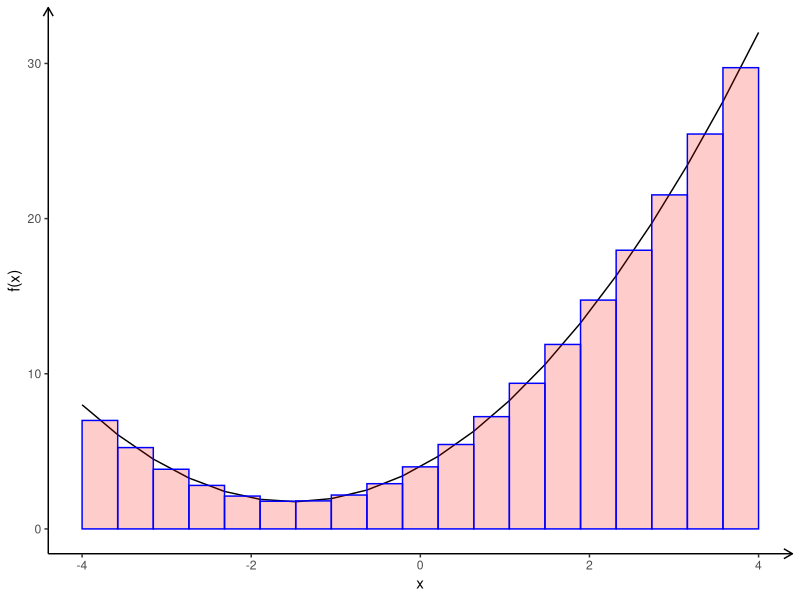
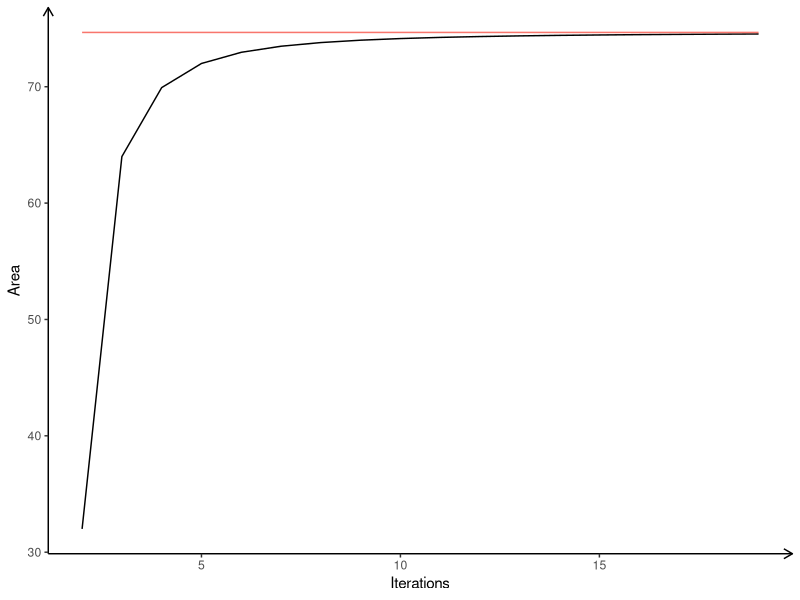
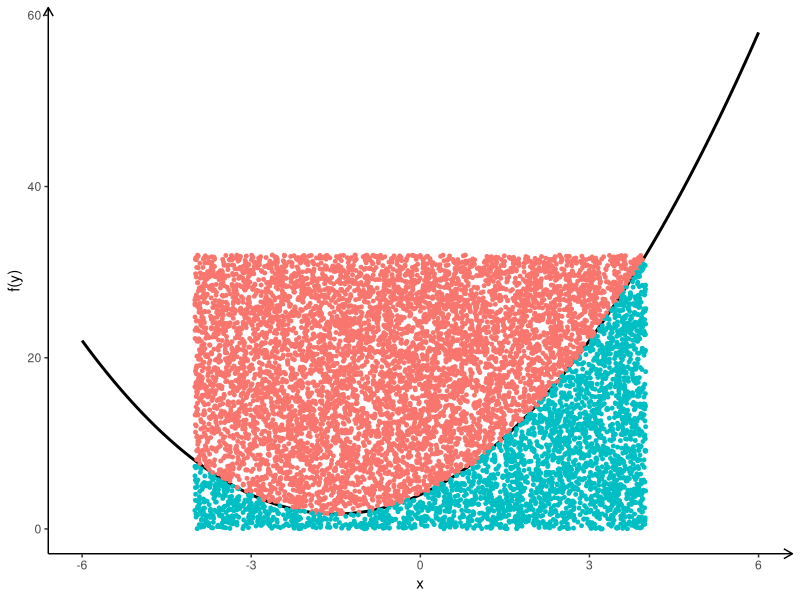
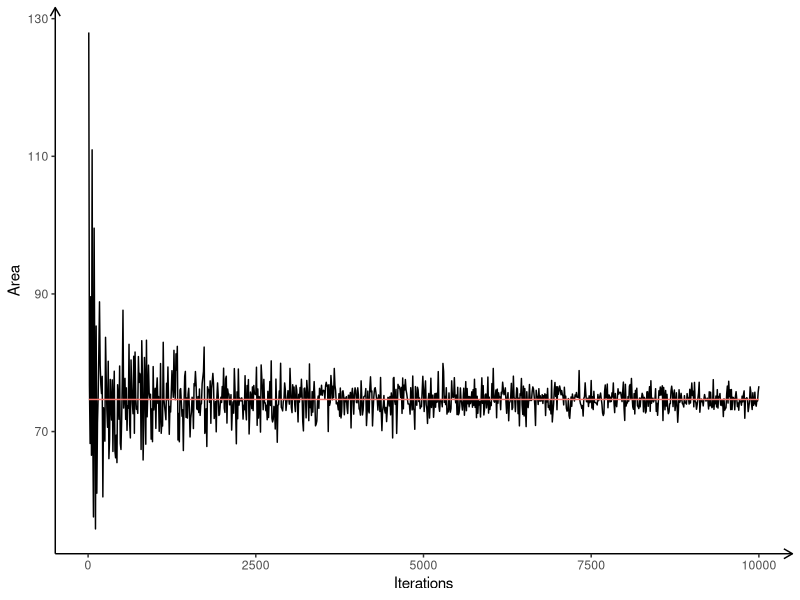
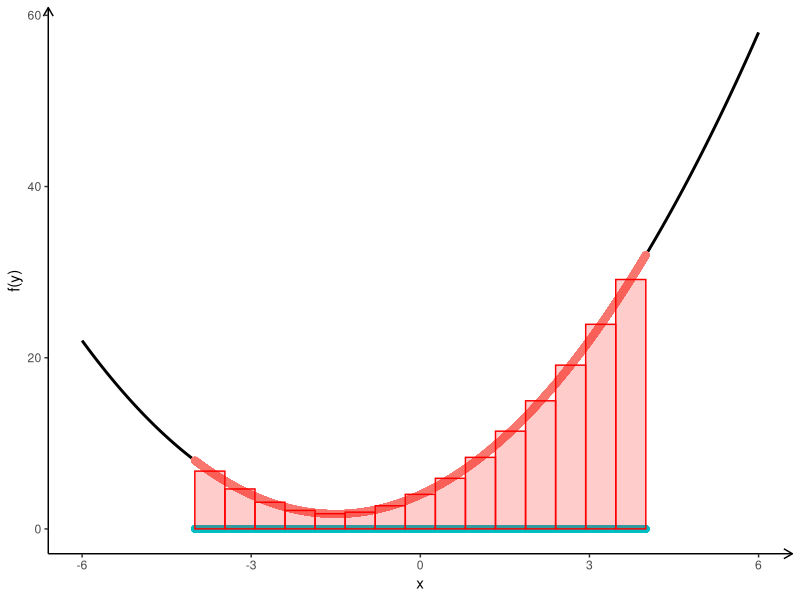
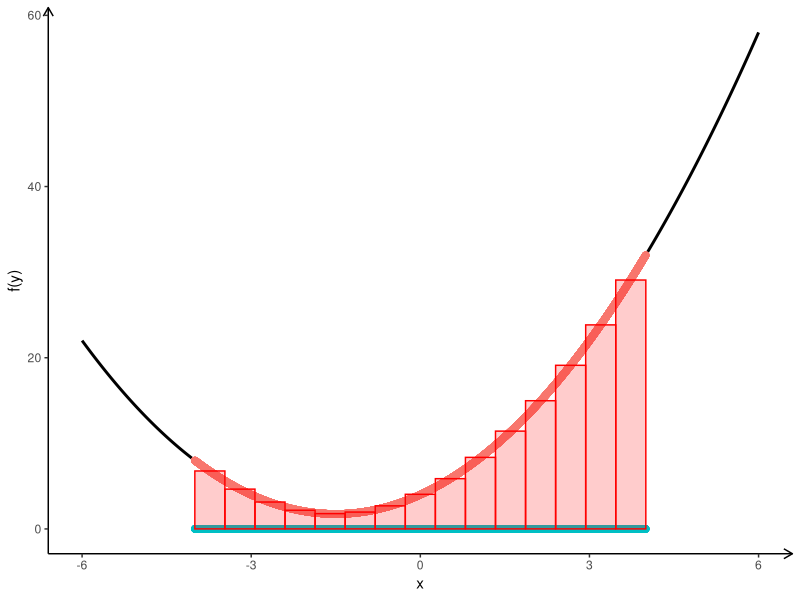
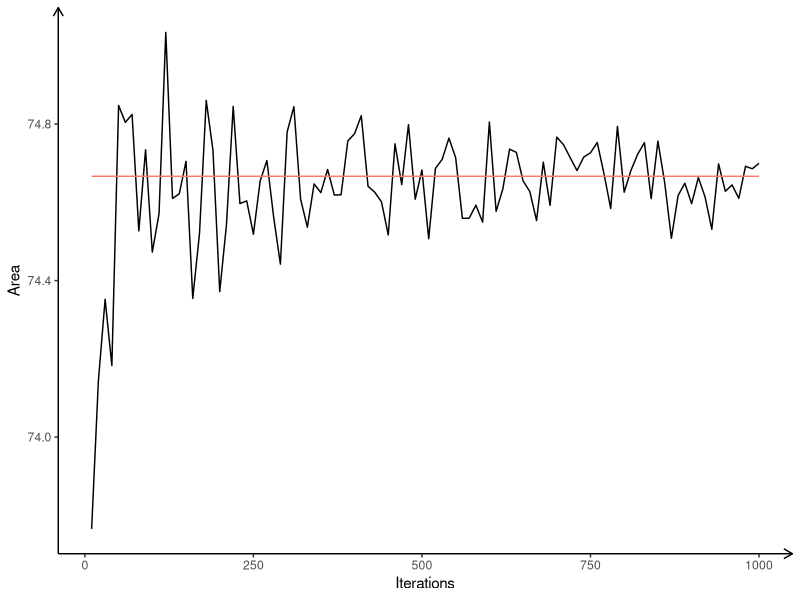
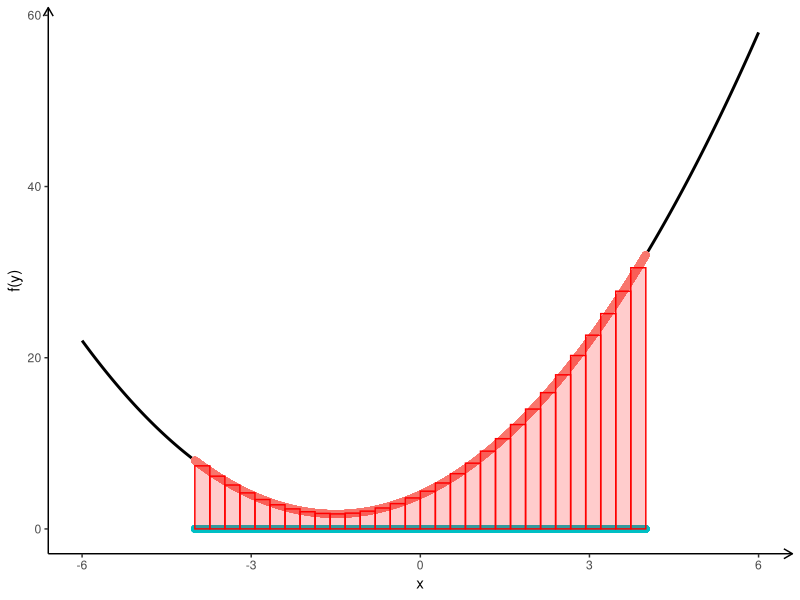

These figures' R source, in order:
# - - - - - - - - - - - - - - - - - - - - - - - - - - - - - - - - 
# This is the R-Code with respect to the Topic "Numericla Integration"
# - - - - - - - - - - - - - - - - - - - - - - - - - - - - - - - - 

# - - - - - - - - - - - - - - - - - - - - - - - - - - - - - - - - 
# Clean the vurrent workspace
# - - - - - - - - - - - - - - - - - - - - - - - - - - - - - - - - 

rm(list = ls(all = TRUE))
graphics.off()

# - - - - - - - - - - - - - - - - - - - - - - - - - - - - - - - - 
# Install and load packages
# - - - - - - - - - - - - - - - - - - - - - - - - - - - - - - - - 

libraries = c("ggplot2")
lapply(libraries, function(x) 
  if (!(x %in% installed.packages())) {
    install.packages(x)
  }
)
lapply(libraries, library, quietly = TRUE, character.only = TRUE)

# - - - - - - - - - - - - - - - - - - - - - - - - - - - - - - - - 
# Input Values
# - - - - - - - - - - - - - - - - - - - - - - - - - - - - - - - - 

u    = 4     # Upper Boundary
l    = -4    # Lower Boundary

# Function to numerically integrate
pol  = function(x){
  y  = x^2 + 3*x + 4
  return(y)
}

n    = 100 # Max Number of Iterations
m    = 10 # Number of Bins

# - - - - - - - - - - - - - - - - - - - - - - - - - - - - - - - - 
# Functions
# - - - - - - - - - - - - - - - - - - - - - - - - - - - - - - - - 

Crude_MonteCarloIntegration = function(l = NULL, u = NULL, FUN = dnorm, n = 100, m = 10, graphic = TRUE){
  
  # l,u see other functions
  # n is an integer and represents the number of iterations per bin
  # and m is the number of bins
  
  x = seq(l,u,0.01)
  
  # create DataFrame
  df = data.frame(1.5*x, y = FUN(1.5*x))
  
  # create equidistant breaks
  l      = max(x)-min(x)
  step   = l/m
  breaks = seq(min(x),max(x),step)
  
  # Generate Random Points
  mcp_x = runif(n*m, min = min(x), max = max(x))
  
  # Calc corresponding y's
  mcp_y = FUN(mcp_x)
  
  # Calc y's mean within bins
  dfp   = data.frame(mcp_x, mcp_y, "Mean" = vector(length = length(mcp_y)))
  means = vector(length = length(breaks)-1)
  
  for(i in 1:length(breaks)-1){
    means[i] = mean(dfp$mcp_y[dfp$mcp_x >= breaks[i] & dfp$mcp_x <= breaks[i+1]])
    dfp$Mean[dfp$mcp_x >= breaks[i] & dfp$mcp_x <= breaks[i+1]] = means[i]
  }
  
  if (graphic == TRUE){
    
    rect = data.frame(xr = breaks[2:length(breaks)],
                      xl = breaks[1:length(breaks)-1],
                      yu = rep(0,length(breaks)-1),
                      yo = means)
    
    # Visualization of the graph
    p = ggplot(aes(df[,1], df[,2]), data=df) +
      geom_line(size = 1) + 
      theme(panel.grid.major = element_blank(), panel.grid.minor = element_blank(),
            panel.background = element_blank(), 
            axis.line = element_line(colour = "black", arrow = arrow(length = unit(0.25, "cm")))) +
      ylab("f(y)") + xlab("x") +
      geom_point(data = dfp, aes(x = mcp_x, y = mcp_y, col = 'blue'),size = 3,inherit.aes = F, shape = 20, show.legend = F) + 
      geom_point(data = dfp, aes(x = mcp_x, y = rep(0,length(mcp_x)), col = 'green'),size = 3,inherit.aes = F, shape = 20, show.legend = F) + 
      geom_rect(data=rect, inherit.aes = F,aes(xmin=rect$xl, 
                               xmax=rect$xr, 
                               ymin=rect$yu, 
                               ymax=rect$yo),
                fill = 'red', alpha = 0.2, col = 'red')
    
    print(p)
  }
  
  sol = rep(step,length(means)) %*% means
  
  return(sol)
}

Crude_MonteCarloIteration = function(l = NULL, u = NULL, FUN = dnorm, n = 100, m = 10, graphic = TRUE){
  
  # l,u see other functions
  # n is an integer and represents the number of iterations (min is 10) per bin
  # m is the number of bins and is fixed
  
  x = seq(l,u,0.01)
  
  # Convergence Data.Frame
  dfg = data.frame("Iteration"     = as.integer(), 
                   "Approx. Value" = as.numeric(), 
                   "Real Value"    = as.numeric(),
                   "Difference"    = as.numeric())
  
  for(i in seq(10,n,10)){
    dfg[nrow(dfg) + 1,] = c(i,
                            Crude_MonteCarloIntegration(l = l, u = u, FUN = FUN, n = i, m = m, graphic = F),
                            integrate(pol,min(x),max(x))$value,
                            integrate(pol,min(x),max(x))$value - Crude_MonteCarloIntegration(l = l, u = u, FUN = FUN, n = i, m = m, graphic = F))
  }
  
  if (graphic == TRUE){
    
    # Visualization of the Function
    Crude_MonteCarloIntegration(l = l, u = u, FUN = FUN, n = n, m = m, graphic = T)
    
    # Visualization of the convergence
    g = ggplot(aes(x = dfg[,1], y = dfg[,2]), data=dfg) +
      geom_line() + 
      theme(panel.grid.major = element_blank(), panel.grid.minor = element_blank(),
            panel.background = element_blank(), 
            axis.line = element_line(colour = "black", arrow = arrow(length = unit(0.25, "cm")))) +
      geom_line(aes(x = dfg[,1], y = dfg[,3], colour = 'red'), data = dfg, show.legend=F) +
      xlab("Iterations") + ylab("Area")
    
    print(g)
  }
  
  return(dfg)
}

Hit_Miss_MonteCarloIntegration = function(l = NULL, u = NULL, FUN = dnorm, n = 100000, graphic = TRUE){
  
  # l,u see other functions
  # n is an integer and represents the number of iterations
  
  x = seq(l,u,0.01)
  
  # create DataFrame
  df = data.frame(1.5*x, y = FUN(1.5*x))
  
  # Generate Random Points
  mcp_x = runif(n, min = min(x), max = max(x))
  mcp_y = runif(n, min = 0, max = max(FUN(x)))
  
  # Calculate the area
  area = (max(x) - min(x))*(max(FUN(x)))
  
  # Approx. Area
  dfp = data.frame(mcp_x, mcp_y)
  dfp["Within"] = ifelse(dfp$mcp_y <= FUN(dfp$mcp_x), TRUE, FALSE)
  
  # Percentage of points <= function
  perc = length(dfp$mcp_x[dfp["Within"] == TRUE])/n
  
  if (graphic == TRUE){
    # Visualization of the graph
    p = ggplot(aes(df[,1], df[,2]), data=df) +
      geom_line(size = 1) + 
      theme(panel.grid.major = element_blank(), panel.grid.minor = element_blank(),
            panel.background = element_blank(), 
            axis.line = element_line(colour = "black", arrow = arrow(length = unit(0.25, "cm")))) +
      geom_point(aes(x=mcp_x, y=mcp_y, colour = Within), data = dfp, size = 1, show.legend=F) + 
      ylab("f(y)") + xlab("x") 
    
    print(p)
  }
  
  sol = list(as.integer(n),area * perc)
  names(sol) = c("Iterations","Area")
  
  return(sol)
}

Hit_Miss_MonteCarloIteration = function(l = NULL, u = NULL, FUN = dnorm, n = 100000, graphic = TRUE){
  
  # l,u see other functions
  # x contains the x values and FUN is a function
  # n is an integer and represents the number of iterations (min is 10)
  
  x = seq(l,u,0.01)
  
  # Convergence Data.Frame
  dfg = data.frame("Iteration"     = as.integer(), 
                   "Approx. Value" = as.numeric(), 
                   "Real Value"    = as.numeric(),
                   "Difference"    = as.numeric())
  
  for(i in seq(10,n,10)){
    dfg[nrow(dfg) + 1,] = c(i,
                            Hit_Miss_MonteCarloIntegration(l = l, u = u, FUN = FUN, n = i, graphic = F)$Area,
                            integrate(pol,min(x),max(x))$value,
                            integrate(pol,min(x),max(x))$value - Hit_Miss_MonteCarloIntegration(l = l, u = u, FUN = pol, n = i, graphic = F)$Area)
  }
  
  if (graphic == TRUE){
    
    # Visualization of the Function
    Hit_Miss_MonteCarloIntegration(l = l, u = u, FUN = pol, n = n, graphic = T)
    
    # Visualization of the convergence
    g = ggplot(aes(x = dfg[,1], y = dfg[,2]), data=dfg) +
      geom_line() + 
      theme(panel.grid.major = element_blank(), panel.grid.minor = element_blank(),
            panel.background = element_blank(), 
            axis.line = element_line(colour = "black", arrow = arrow(length = unit(0.25, "cm")))) +
      geom_line(aes(x = dfg[,1], y = dfg[,3], colour = 'red'), data = dfg, show.legend=F) +
      xlab("Iterations") + ylab("Area")
    
    print(g)
  }
  
  return(dfg)
}

MidpointIntegration = function(l = NULL, u = NULL, n = 10, FUN = dnorm, graphic = T){
  
  # FUN is the function of interest
  
  x_mid = head(filter(seq(l,u,(u-l)/(n-1)),c(0.5,0.5)),-1)
  y_mid = FUN(x_mid)
  
  # create DataFrame
  df   = data.frame(seq(l,u,(u-l)/(n-1)), y = FUN(seq(l,u,(u-l)/(n-1))))
  rect = data.frame(xl = seq(l,u,(u-l)/(n-1))[1:length(seq(l,u,(u-l)/(n-1)))-1], xr = seq(l,u,(u-l)/(n-1))[2:length(seq(l,u,(u-l)/(n-1)))], yu = rep(0,length(seq(l,u,(u-l)/(n-1)))-1), yo = y_mid )
  if (graphic == TRUE){
    # Visualization of the approximation
    g = ggplot() +
      geom_line(aes(x = df[,1], y = df[,2]), data=df) + 
      theme(panel.grid.major = element_blank(), panel.grid.minor = element_blank(),
            panel.background = element_blank(), 
            axis.line = element_line(colour = "black", arrow = arrow(length = unit(0.25, "cm")))) +
      geom_rect(data=rect, aes(xmin=rect[,1], 
                               xmax=rect[,2], 
                               ymin=rect[,3], 
                               ymax=rect[,4]),
                fill = 'red', alpha = 0.2, col = 'blue') +
      xlab("x") + ylab("f(x)")
    
    print(g)
    
  }
  
  sol   = sum(y_mid %*% diff(seq(l,u,(u-l)/(n-1))))
  
  return(sol)
}

MidpointIteration = function(l = NULL, u = NULL, n = 10, FUN = dnorm, graphic = T){
  
  # FUN is the function of interest
  
  steps = length(head(filter(seq(l,u,(u-l)/(n-1)),c(0.5,0.5)),-1))
  
  # Convergence Data.Frame
  dfg = data.frame("Iteration"     = as.integer(), 
                   "Approx. Value" = as.numeric(), 
                   "Real Value"    = as.numeric(),
                   "Difference"    = as.numeric())
  
  for(i in seq(2,steps,1)){
    dfg[nrow(dfg) + 1,] = c(i,
                            MidpointIntegration(l = l, u = u, n = i, FUN = FUN, graphic = F),
                            integrate(pol,l,u)$value,
                            integrate(pol,l,u)$value - MidpointIntegration(l = l, u = u, n = n, FUN = FUN, graphic = F))
  }
  if (graphic == TRUE){
    # Visualization of the Function
    MidpointIntegration(l = l, u = u, n = n, FUN = FUN, graphic = T)
    
    # Visualization of the convergence
    g = ggplot(aes(x = dfg[,1], y = dfg[,2]), data=dfg) +
      geom_line() + 
      theme(panel.grid.major = element_blank(), panel.grid.minor = element_blank(),
            panel.background = element_blank(), 
            axis.line = element_line(colour = "black", arrow = arrow(length = unit(0.25, "cm")))) +
      geom_line(aes(x = dfg[,1], y = dfg[,3], colour = 'red'), data = dfg, show.legend=F) +
      xlab("Iterations") + ylab("Area")
    
    print(g)
  }
  
  return(dfg)
}

#SimpsonIntegration

#AdaptiveIntegration

IntervalShifter = function(FUN = NULL, b = as.vector(length = 2)){
  
  if(b[1] == -Inf & b[2] == Inf){
    y = function(t){
      z = FUN(t/(1-t^2)) * (1+t^2)/((1-t^2)^2)
      return(z)
    }
  } else if(as.numeric(b[1]) == -Inf & b[2] != Inf){
    y = function(t){
      z = FUN(as.numeric(b[1]) - ((1-t)/(t))) * (1)/((t^2))
      return(z)
    }
  } else if(b[1] != -Inf & b[2] == Inf){
    y = function(t){
      z = FUN(as.numeric(b[1]) + (t/(1-t))) * (1)/((1-t)^2)
      return(z)
    }
  }
  
  return(y)
}

# - - - - - - - - - - - - - - - - - - - - - - - - - - - - - - - - 
# Calculations & Results
# - - - - - - - - - - - - - - - - - - - - - - - - - - - - - - - - 

# Midpoint Approach
MidpointIntegration(l = l, u = u, n = n/5, FUN = pol, graphic = F)
MidpointIteration(l = l, u = u, n = n/5, FUN = pol, graphic = T)

# MonteCarlo
Hit_Miss_MonteCarloIntegration(l,u, FUN = pol, n = n*100, graphic = F)$Area
Hit_Miss_MonteCarloIteration(l,u, FUN = pol, n = n*100, graphic = T)

Crude_MonteCarloIntegration(l,u,pol,n = n*10, m = 15)
Crude_MonteCarloIteration(l,u,pol,n = n*10,m = 15,T) # m is fixed here

Crude_MonteCarloIntegration(l,u,pol,n = n*10, m = 30)
Crude_MonteCarloIteration(l,u,pol,n = n*10,m = 30,T) # m is fixed here

# - - - - - - - - - - - - - - - - - - - - - - - - - - - - - - - - 
# Application
# - - - - - - - - - - - - - - - - - - - - - - - - - - - - - - - - 

x      = seq(-3,3,1)
bins   = 15*(1:7)
cutoff = -6
y      = vector(length=length(x)) 

for(i in 1:length(x)){
  y[i] = MidpointIntegration(l = cutoff, u = x[i], n = bins[i], FUN = dnorm, graphic = T)
}

fct    = lm(y ~ poly(x, 3, raw=TRUE))
x_new  = runif(6,-4,4)
d      = data.frame(x = x_new, r_F = pnorm(x_new), e_F = predict(fct,data.frame(x =x_new)), Diff = pnorm(x_new)-predict(fct,data.frame(x =x_new)))
d_plot = data.frame(x = seq(-3,3,0.01), r_F = pnorm(seq(-3,3,0.01)), e_F = predict(fct,data.frame(x =seq(-3,3,0.01))), Diff = pnorm(seq(-3,3,0.01))-predict(fct,data.frame(x =seq(-3,3,0.01))))

g = ggplot() +
  geom_line(aes(x = x, y = r_F, col = 'black'), data=d_plot, show.legend = F) + 
  theme(panel.grid.major = element_blank(), panel.grid.minor = element_blank(),
        panel.background = element_blank(), 
        axis.line = element_line(colour = "black", arrow = arrow(length = unit(0.25, "cm")))) +
  geom_line(aes(x = x, y = e_F, colour = 'red'), data = d_plot, show.legend = F) +
  xlab("x") + ylab("F(x)") +
  geom_point(aes(x = x, y = y, colour = 'black'), data = data.frame(x = x, y = y), shape = 8,show.legend = F)


print(g)